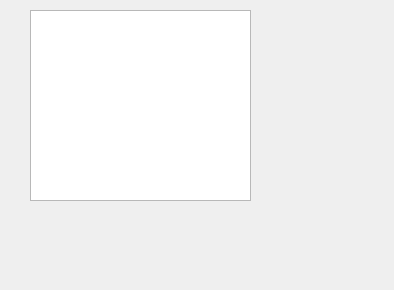
<?xml version="1.0" encoding="UTF-8"?>
<ui version="4.0">
 <class>QClocksWindow</class>
 <widget class="QMainWindow" name="QClocksWindow">
  <property name="geometry">
   <rect>
    <x>0</x>
    <y>0</y>
    <width>394</width>
    <height>290</height>
   </rect>
  </property>
  <property name="sizePolicy">
   <sizepolicy hsizetype="Preferred" vsizetype="Preferred">
    <horstretch>0</horstretch>
    <verstretch>0</verstretch>
   </sizepolicy>
  </property>
  <property name="minimumSize">
   <size>
    <width>2</width>
    <height>0</height>
   </size>
  </property>
  <property name="windowTitle">
   <string>MainWindow</string>
  </property>
  <widget class="QWidget" name="centralwidget">
   <widget class="QListWidget" name="faces_qlist">
    <property name="geometry">
     <rect>
      <x>30</x>
      <y>10</y>
      <width>221</width>
      <height>191</height>
     </rect>
    </property>
    <property name="sizePolicy">
     <sizepolicy hsizetype="Preferred" vsizetype="Preferred">
      <horstretch>0</horstretch>
      <verstretch>0</verstretch>
     </sizepolicy>
    </property>
    <property name="font">
     <font>
      <pointsize>36</pointsize>
     </font>
    </property>
    <property name="tabletTracking">
     <bool>false</bool>
    </property>
   </widget>
  </widget>
 </widget>
 <resources/>
 <connections/>
</ui>
